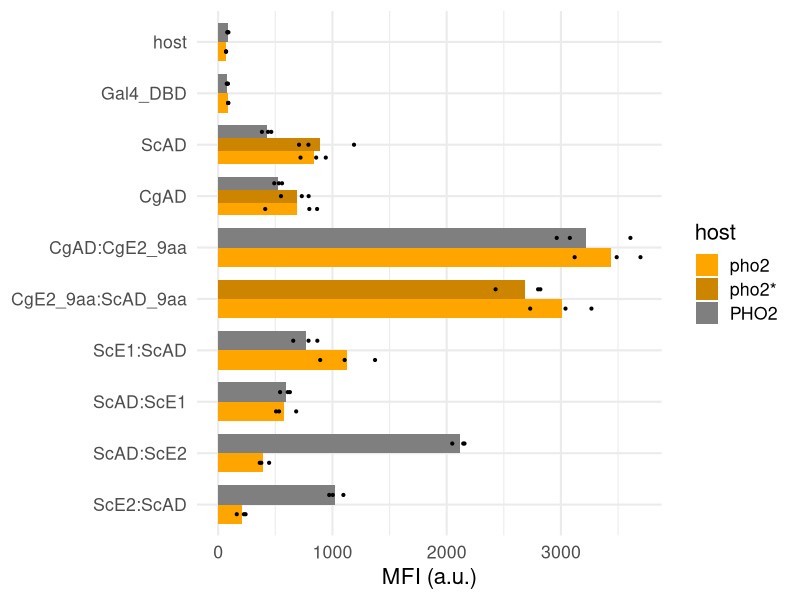
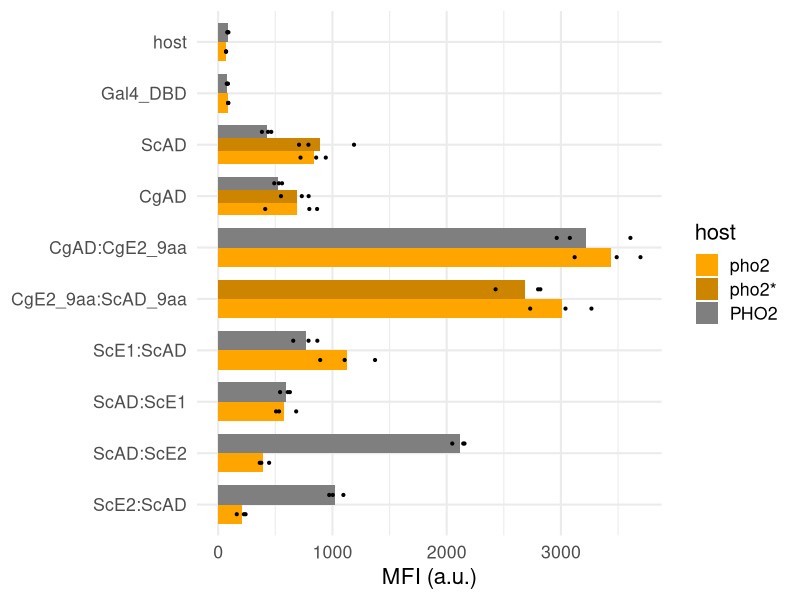

These figures' R source, in order:
## ---- chunk 1
require(tidyverse)
require(cowplot)
require(broom)
set.seed(12345)
old <- theme_set(theme_cowplot())
## ---- chunk 2
# read in sample information
sample <- read_tsv("20241030-EO-Y1H-dep-Pho2-sample.tsv",
                   # this tells the function that it should expect two character columns
                   col_types = "cc", 
                   # this is to ensure if there are no values in some cell in the 
                   # spreadsheet file, they will be translated to NA 
                   na = character()) %>% 
  # this is to change the name and group into vectors. optional
  mutate(name = fct_inorder(name), group = fct_inorder(group))
# read in the raw data
raw <- read_tsv("20241030-EO-Y1H-dep-Pho2-export.tsv", 
                na = c("N/A", ""))

# transform the raw data
dat <- raw %>% 
  # retain only the columns we need, and rename them for easy manipulation
  select(sample = Sample, gate = Gate, par = `X Parameter`,
         count = Count, median = `X Median`) %>% 
  # filter by X Parameter and gates
  # we will retain both R1 and R3 gated cells for later experimenting
  filter(gate %in% c("R1", "R3"), par == "PHO5pr-mCherry - YL2-H") %>% 
  # here, we separate the sample name into its constituent parts by "-":
  # 1. plasmid name; 2: host name; 3: replicate name
  separate(sample, into = c("plasmid", "host", "rep"), sep = "-") %>% 
  # rename the host levels
  mutate(host = fct_recode(host,
                           PHO2 = "696", pho2 = "1009", 'pho2*' = "1009a")) %>% 
  # here, we annotate the raw data by merging it with the sample information
  # sheet, joining on the common column, i.e., plasmid
  left_join(sample, by = "plasmid")
## ---- chunk 3
# any sample with fewer than 3000 events?
dat %>% filter(count < 3000, gate == "R1")
dat %>% filter(count < 3000, gate == "R3")
## ---- chunk 4
# blank wells
dat %>% filter(host == "blank") %>% arrange(gate)
# no plasmid host background
dat %>% filter(plasmid == "NA", gate == "R1") %>% arrange(host)
## ---- chunk 5
# set the host levels for renaming them later
host.levels <- c("696" = "PHO2", "1009" = "pho2", "1009a" = "pho2*")

# set host colors
host.colors <- c("PHO2" = "gray50", "pho2" = "orange", "pho2*" = "orange3", 
                 "blank" = "gray90")

# set group colors
grp.colors <- c("control" = "gray50", 
                "ScPho4" = rgb(56, 118, 29, maxColorValue = 255), 
                "CgPho4" = rgb(40, 130, 200, maxColorValue = 255),
                "Combo" = rgb(142, 120, 200, maxColorValue = 255))

# set position for bar plots
pd <- position_dodge(0.75)

# plot
p0 <- dat %>% 
  # use R1 gate, and remove the blank wells
  filter(host != "blank", gate == "R1") %>% 
  filter(name != "Gal4") %>% 
  # reorder the levels of the host for plotting
  mutate(host = fct_relevel(host, "pho2", "pho2*", "PHO2")) %>% 
  ggplot(aes(x = name, y = median, group = host)) +
  geom_bar(aes(fill = host), width = 0.75,
           stat = "summary", fun = "mean", position = pd) +
  stat_summary(fun.data = "mean_sdl", fun.args = list(mult = 1), 
              geom = "linerange", color = "gray30", linewidth = 0.5,
              position = pd) +
  geom_point(position = pd, size = 0.75) +
  scale_x_discrete(limits = rev) +
  coord_flip() + 
  scale_fill_manual(values = host.colors) +
  ylab("MFI (a.u.)") + xlab(NULL) +
  theme_minimal(base_size = 16)
p0
ggsave("20241107-EO-Y1H-Pho2-dep-plot.png", width = 6, height = 7)
